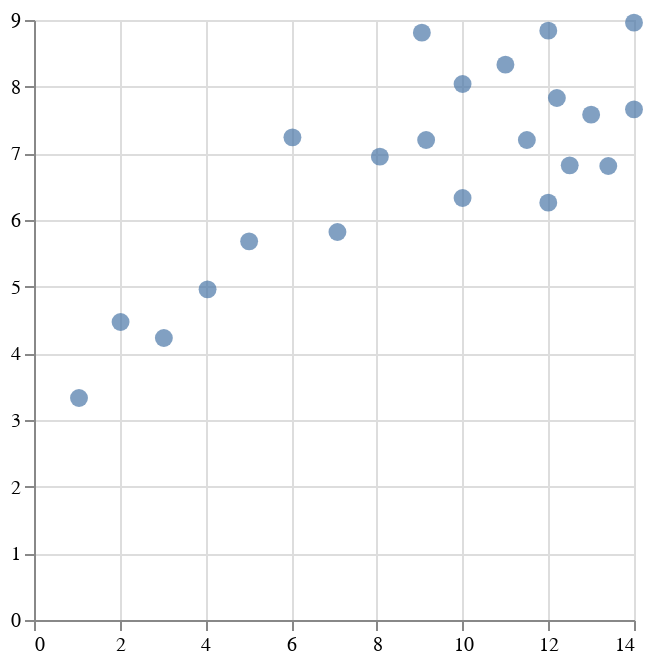

Vega-Lite specification stored for this chart:
### Vega-Lite specification from a JSON file in a GitHub repository (floating-point values rounded to 4 significant figures)
{"data": {"values": [{"x": 10.0, "y": 8.04}, {"x": 8.07, "y": 6.95}, {"x": 13.0, "y": 7.58}, {"x": 9.05, "y": 8.81}, {"x": 11.0, "y": 8.33}, {"x": 14.0, "y": 7.66}, {"x": 13.4, "y": 6.81}, {"x": 10.0, "y": 6.33}, {"x": 14.0, "y": 8.96}, {"x": 12.5, "y": 6.82}, {"x": 9.15, "y": 7.2}, {"x": 11.5, "y": 7.2}, {"x": 3.03, "y": 4.23}, {"x": 12.2, "y": 7.83}, {"x": 2.02, "y": 4.47}, {"x": 1.05, "y": 3.33}, {"x": 4.05, "y": 4.96}, {"x": 6.03, "y": 7.24}, {"x": 12.0, "y": 6.26}, {"x": 12.0, "y": 8.84}, {"x": 7.08, "y": 5.82}, {"x": 5.02, "y": 5.68}]}, "mark": {"type": "circle", "size": 80}, "encoding": {"x": {"field": "x", "type": "quantitative", "title": null}, "y": {"field": "y", "type": "quantitative", "title": null}}}
